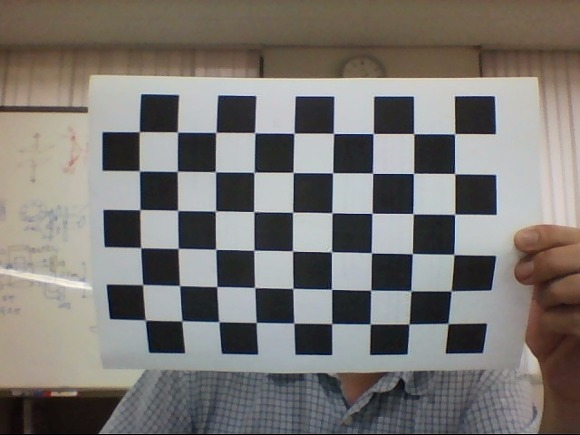
#> input picture VisualOdometry_py/FunctionTest/chessboard.jpg, 580 x 435 px, found by its file name
$ jupyter execute camera_calibration.ipynb
#> lines starting #> are read from the running program, lines starting #| are printed output that depends on the picture
## cv2.TERM_CRITERIA_EPS / cv2.TERM_CRITERIA_MAX_ITER

ex) criteria = (cv.TERM_CRITERIA_EPS + cv.TERM_CRITERIA_MAX_ITER, 30, 0.001)

cv.TERM_CRITERIA_EPS, 0.001 - 정확도가 0.001이하면 종료한다.
cv.TERM_CRITERIA_MAX_ITER - 최대 반복 횟수가 30회가 되면 종료한다.

## np.mgrid

[cell 1]
import numpy as np

if __name__ == "__main__":
    x1, y1 = np.mgrid[0:3, 0:5] # 각각 0부터 2까지 3행 5열 세로로, 0부터 4까지 3행 5열 가로로
    print("x1 : \n", x1)
    print("y1 : \n", y1)

    x2, y2 = np.mgrid[-1:1:3j, -1:1:5j] # 각각 3분할로 세로, 5분할로 가로

    print("x2 : \n", x2)
    print("y2 : \n", y2)

[cell 2]
import numpy as np

if __name__ == "__main__":
    print(np.mgrid[0:9,0:6]) # 9행 6열로 각각 세로로 0~8까지, 가로로 0~5까지
    """
        [[[0 0 0 0 0 0]
        [1 1 1 1 1 1]
        [2 2 2 2 2 2]
        [3 3 3 3 3 3]
        [4 4 4 4 4 4]
        [5 5 5 5 5 5]
        [6 6 6 6 6 6]
        [7 7 7 7 7 7]
        [8 8 8 8 8 8]]

        [[0 1 2 3 4 5]
        [0 1 2 3 4 5]
        [0 1 2 3 4 5]
        [0 1 2 3 4 5]
        [0 1 2 3 4 5]
        [0 1 2 3 4 5]
        [0 1 2 3 4 5]
        [0 1 2 3 4 5]
        [0 1 2 3 4 5]]]
    """

    print(np.mgrid[0:9,0:6].T) # 2개의 반환값의 같은 열끼리 붙인다.
    """
        [[[0 0]
        [1 0]
        [2 0]
        [3 0]
        [4 0]
        [5 0]
        [6 0]
        [7 0]
        [8 0]]

        [[0 1]
        [1 1]
        [2 1]
        [3 1]
        [4 1]
        [5 1]
        [6 1]
        [7 1]
        [8 1]]

        [[0 2]
        [1 2]
        [2 2]
        [3 2]
        [4 2]
        [5 2]
        [6 2]
        [7 2]
        [8 2]]

        [[0 3]
        [1 3]
        [2 3]
        [3 3]
        [4 3]
        [5 3]
        [6 3]
        [7 3]
        [8 3]]

        [[0 4]
        [1 4]
        [2 4]
        [3 4]
        [4 4]
        [5 4]
        [6 4]
        [7 4]
        [8 4]]

        [[0 5]
        [1 5]
        [2 5]
        [3 5]
        [4 5]
        [5 5]
        [6 5]
        [7 5]
        [8 5]]]
    """

    print(np.mgrid[0:9,0:6].T.reshape(-1, 2))
    """
        [[0 0]
        [1 0]
        [2 0]
        [3 0]
        [4 0]
        [5 0]
        [6 0]
        [7 0]
        [8 0]
        [0 1]
        [1 1]
        [2 1]
        [3 1]
        [4 1]
        [5 1]
        [6 1]
        [7 1]
        [8 1]
        [0 2]
        [1 2]
        [2 2]
        [3 2]
        [4 2]
        [5 2]
        [6 2]
        [7 2]
        [8 2]
        [0 3]
        [1 3]
        [2 3]
        [3 3]
        [4 3]
        [5 3]
        [6 3]
        [7 3]
        [8 3]
        [0 4]
        [1 4]
        [2 4]
        [3 4]
        [4 4]
        [5 4]
        [6 4]
        [7 4]
        [8 4]
        [0 5]
        [1 5]
        [2 5]
        [3 5]
        [4 5]
        [5 5]
        [6 5]
        [7 5]
        [8 5]]
    """

    objp = np.zeros((6*9, 3), dtype=np.float32)
    objp[:, :2] = np.mgrid[0:9, 0:6].T.reshape(-1, 2)
    print(objp)

    """
        [[0. 0. 0.]
        [1. 0. 0.]
        [2. 0. 0.]
        [3. 0. 0.]
        [4. 0. 0.]
        [5. 0. 0.]
        [6. 0. 0.]
        [7. 0. 0.]
        [8. 0. 0.]
        [0. 1. 0.]
        [1. 1. 0.]
        [2. 1. 0.]
        [3. 1. 0.]
        [4. 1. 0.]
        [5. 1. 0.]
        [6. 1. 0.]
        [7. 1. 0.]
        [8. 1. 0.]
        [0. 2. 0.]
        [1. 2. 0.]
        [2. 2. 0.]
        [3. 2. 0.]
        [4. 2. 0.]
        [5. 2. 0.]
        [6. 2. 0.]
        [7. 2. 0.]
        [8. 2. 0.]
        [0. 3. 0.]
        [1. 3. 0.]
        [2. 3. 0.]
        [3. 3. 0.]
        [4. 3. 0.]
        [5. 3. 0.]
        [6. 3. 0.]
        [7. 3. 0.]
        [8. 3. 0.]
        [0. 4. 0.]
        [1. 4. 0.]
        [2. 4. 0.]
        [3. 4. 0.]
        [4. 4. 0.]
        [5. 4. 0.]
        [6. 4. 0.]
        [7. 4. 0.]
        [8. 4. 0.]
        [0. 5. 0.]
        [1. 5. 0.]
        [2. 5. 0.]
        [3. 5. 0.]
        [4. 5. 0.]
        [5. 5. 0.]
        [6. 5. 0.]
        [7. 5. 0.]
        [8. 5. 0.]]
    """

## glob.glob

[cell 3]
import glob

if __name__ == "__main__":
    output1 = glob.glob('*.txt')    # *는 임의 길이의 모든 문자열
    print(output1)

    output2 = glob.glob("file?.*")  # ?는 한자리의 문자
    print(output2)

    output3 = glob.glob("**", recursive=True)   # **로 recursive=True 설정하면 모든 하위 디렉토리까지 탐색
    print(output3)

## cv2.findChessboardCorners()

[cell 4]
import cv2 as cv

if __name__ == "__main__":
    img = cv.imread("C:\\Users\\Autonav\\github_repo\\SLAM\\VisualOdometry_py\\FunctionTest\\chessboard.jpg")
#> img is the input picture: shape (435, 580, 3); mean B, G, R 115, 118.8, 122.3
    gray = cv.cvtColor(img, cv.COLOR_BGR2GRAY)
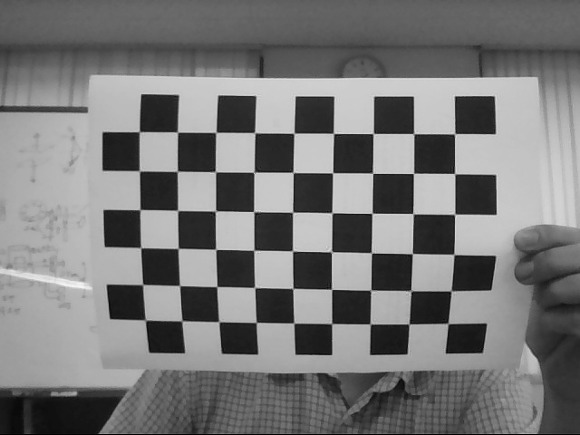
#> gray: shape (435, 580); min 0, max 245, mean 119.4

    # Find the chess board corners

    print("True case")
    print("-----------------------------")
    ret, corners = cv.findChessboardCorners(gray, (9,6), None)
#> ret = True; corners = 54 rows, first 8: [448, 323.4], [409, 324.1], [370.1, 323.8], [331.6, 323.5], [294, 323], [256.3, 322.6], [219.1, 321.9], [182.2, 320.9]

    print(ret)  # True
#| True
    print(corners)  # 9*6개의 코너 좌표 반환
#> (printed output is left out)

    print("False case")
    print("-----------------------------")
    ret, corners = cv.findChessboardCorners(gray, (7,6), None)
#> ret = False; corners = None

    print(ret)  # False
#| False
    print(corners)  # False라서 None 반환
#| None

## cv2.cornerSubPix()

[cell 5]
import numpy as np
import cv2 as cv

if __name__ == "__main__":
    # termination criteria
    criteria = (cv.TERM_CRITERIA_EPS + cv.TERM_CRITERIA_MAX_ITER, 30, 0.001)

    # prepare object points, like (0,0,0), (1,0,0), (2,0,0) ....,(6,5,0)
    objp = np.zeros((6*9,3), np.float32)
    objp[:,:2] = np.mgrid[0:9,0:6].T.reshape(-1,2)

    # Arrays to store object points and image points from all the images.
    objpoints = [] # 3d point in real world space
    imgpoints = [] # 2d points in image plane.

    # without refining
    img = cv.imread("C:\\Users\\Autonav\\github_repo\\SLAM\\VisualOdometry_py\\FunctionTest\\chessboard2.jpg")
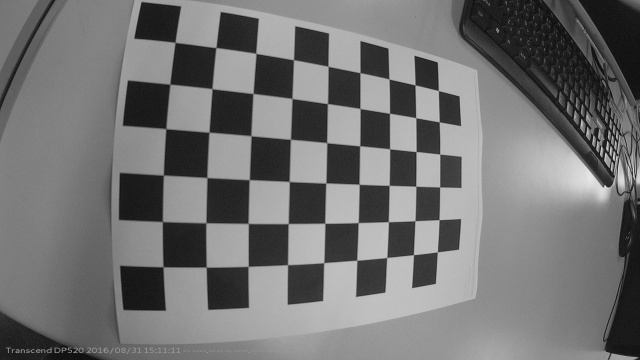
#> input picture VisualOdometry_py/FunctionTest/chessboard2.jpg, 640 x 360 px, found by its file name
#> img is the input picture: shape (360, 640, 3); min 11, max 232, mean 114.4
    gray = cv.cvtColor(img, cv.COLOR_BGR2GRAY)
#> gray: shape (360, 640)

    # Find the chess board corners
    ret, corners = cv.findChessboardCorners(gray, (9,6), None)
#> ret = True; corners = 54 rows, first 8: [175, 42.46], [215.8, 47.51], [255.9, 53.5], [293.5, 59.8], [328.2, 66.49], [359.9, 72.73], [388.8, 78.97], [415, 85]

    # Draw and display the corners
    cv.drawChessboardCorners(img, (9,6), corners, ret)
    cv.imshow('img', img)

    # with refining

    # If found, add object points, image points (after refining them)
    if ret == True:
        objpoints.append(objp)
        corners2 = cv.cornerSubPix(gray, corners, (11,11), (-1,-1), criteria)
#> corners2 = 54 rows, first 8: [175, 42.35], [215.9, 47.55], [255.9, 53.37], [293.5, 59.71], [328, 66.31], [359.9, 72.64], [388.9, 78.93], [415, 84.87]
        imgpoints.append(corners2)

    # Draw and display the corners
    cv.drawChessboardCorners(img, (9,6), corners2, ret)
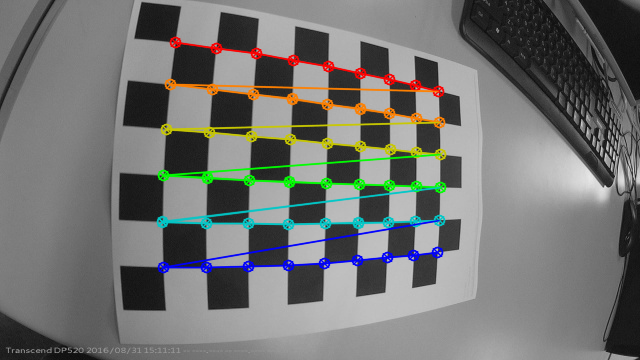
#> img: shape (360, 640, 3); mean B, G, R 113.2, 115.4, 114.2
    cv.imshow('img2', img)

    cv.waitKey()
    cv.destroyAllWindows()
